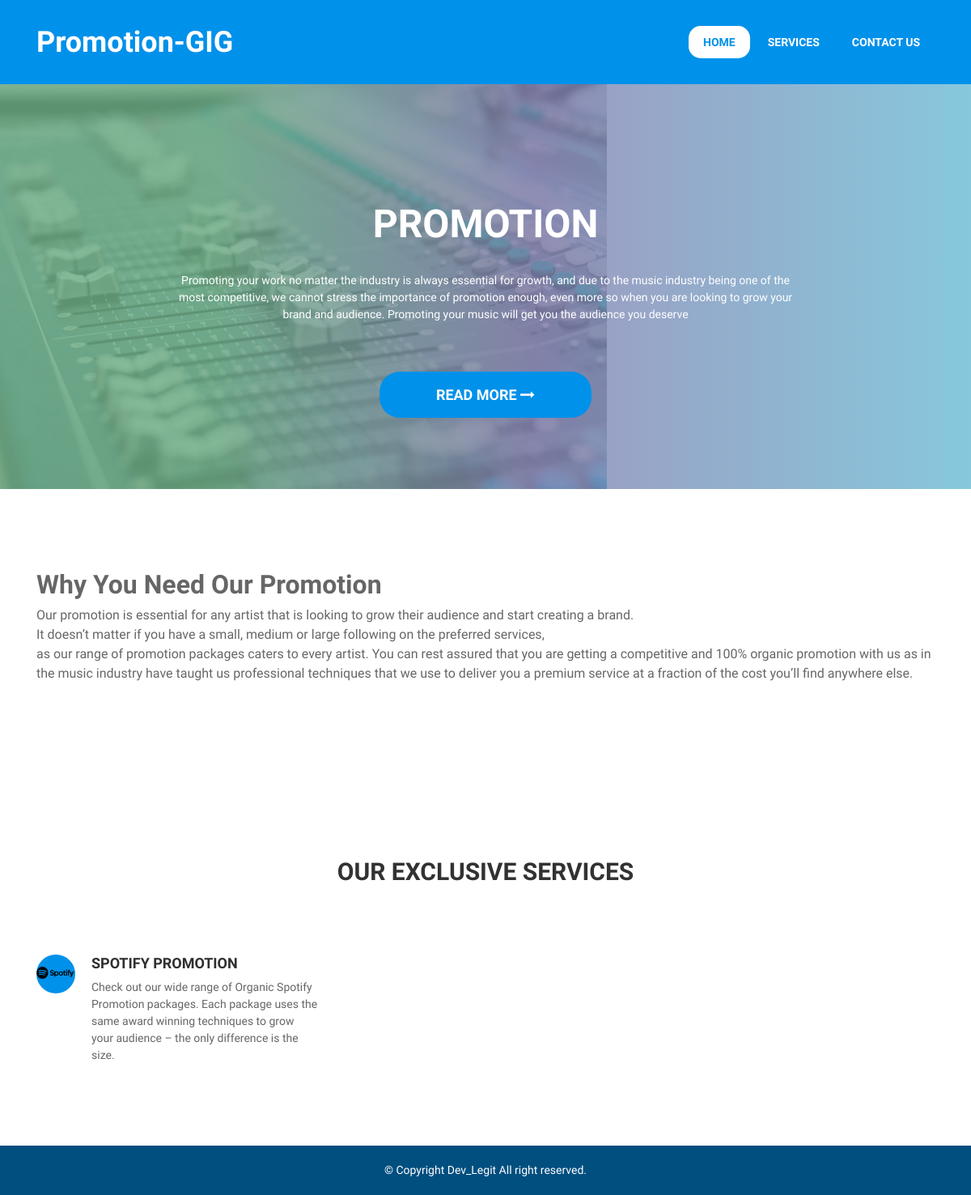
The app's page /, older data.
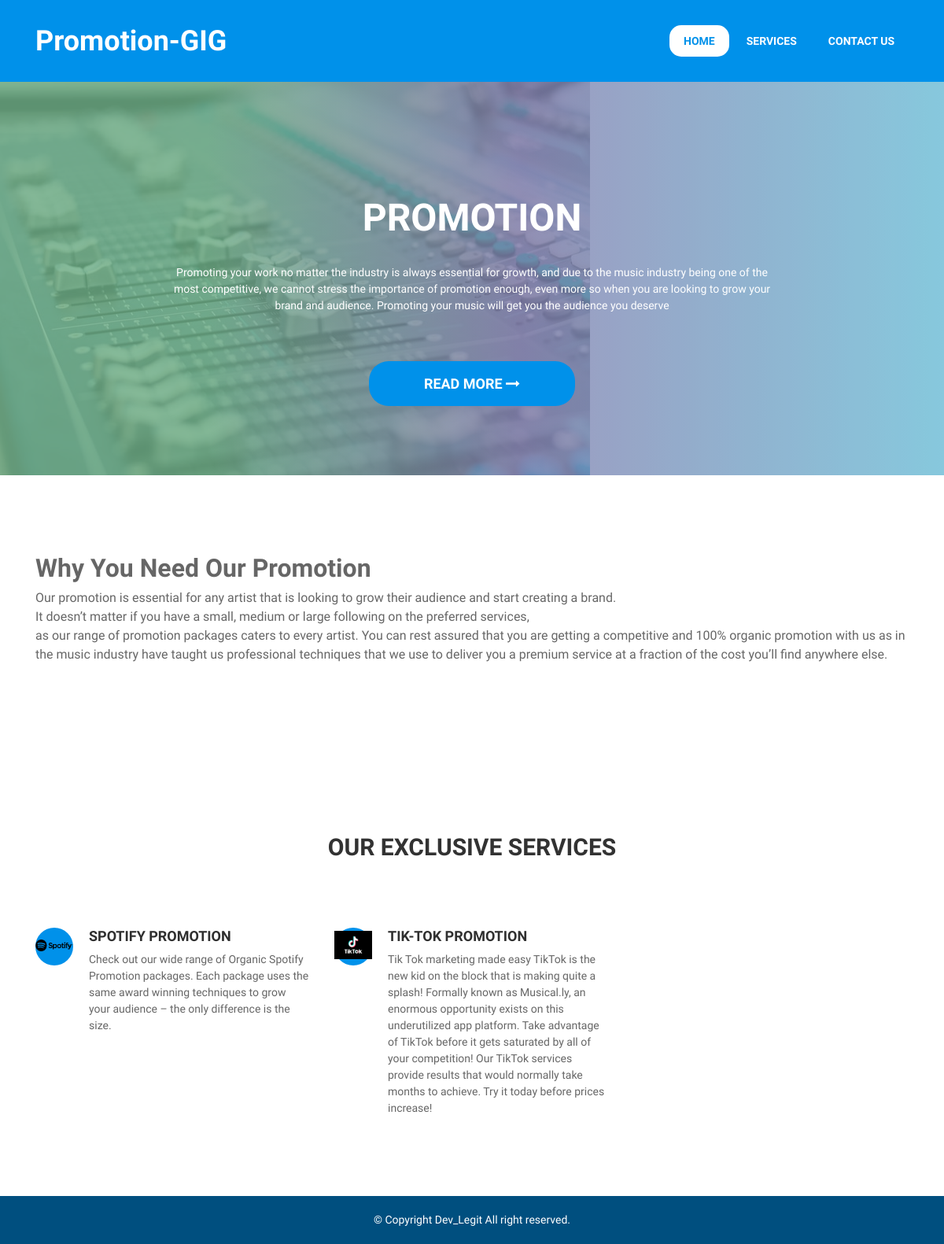
The same page, newer data.
### product/models.py (models this page shows)
class Product(models.Model):
    id = models.AutoField(primary_key=True)
    product_name = models.CharField(max_length=300)
    description = models.TextField()
    photo = models.ImageField(upload_to='static/product_photo',blank=True)
    basic_price = models.DecimalField(max_digits=6, decimal_places=2)
    standard_price = models.DecimalField(max_digits=6, decimal_places=2)
    premium_price = models.DecimalField(max_digits=6, decimal_places=2)

### pages/views.py (the view)
# urls.py: path('',HomePageView.as_view(),  name='home'),
class HomePageView(ListView):
    template_name = 'index.html'
    def get_queryset(self):
        return Product.objects.all

### templates/index.html (shortened to what this page needs)
{% load static %}
<!DOCTYPE html>
<html lang="en">
  <head>
    <link href="https://maxcdn.bootstrapcdn.com/font-awesome/4.6.3/css/font-awesome.min.css" rel="stylesheet">
    <link rel="stylesheet" href="https://maxcdn.bootstrapcdn.com/bootstrap/4.0.0-beta/css/bootstrap.min.css">
    <link href="{% static 'assets/css/slick.css' %}"  rel="stylesheet">
    <link href="{% static 'assets/css/magnific-popup.css' %}" rel="stylesheet">
    <link rel="stylesheet" type="text/css" href="https://unpkg.com/circlebars@1.0.3/dist/circle.css">
	<link href="{% static 'style.css' %}"  rel="stylesheet">
	</head>
  <body>
	<header id="mu-hero">
		<div class="container">
			<nav class="navbar navbar-expand-lg navbar-light mu-navbar">
				<a class="navbar-brand mu-logo" href="{% url 'home' %}"><span>Promotion-GIG</span></a>
			  <div class="collapse navbar-collapse" id="navbarSupportedContent">
			    <ul class="navbar-nav mr-auto mu-navbar-nav">
			      <li class="nav-item active">
			        <a href="{% url 'home' %}">Home</a>
			      </li>
				  <li class="nav-item"><a href="{% url 'service' %}">Services</a></li>
				  <li class="nav-item"><a href="mailto:Smsline2020@gmail.com">Contact Us</a></li>
			    </ul>
			  </div>
			</nav>
		</div>
	</header>
	<div id="mu-slider">
		<div class="mu-slide">
			<div class="mu-single-slide">
				<img src="{% static 'assets/images/slider-img-1.jpg' %}" alt="slider img">
				<div class="mu-single-slide-content-area">
					<div class="container">
						<div class="row">
							<div class="col-md-12">
								<div class="mu-single-slide-content">
									<h1>Promotion</h1>
									<p>Promoting your work no matter the
										industry is always essential for growth,
										 and due to the music industry being one
										  of the most competitive, we cannot stress
										   the importance of promotion enough,
											even more so when you are looking
											to grow your brand and audience.
											 Promoting your music will get you the audience you deserve</p>
									<a class="mu-primary-btn" href="#">Read more <span class="fa fa-long-arrow-right"></span></a>
								</div>
							</div>
						</div>
					</div>
				</div>
			</div>
		</div>
	</div>
	<main>
		<section id="mu-about">
			<div class="container">
				<div class="row">
					<div class="col-md-12">
						<div class="mu-about-area">
							<div class="row">
								<div class="col-md-12">
									<div class="mu-single-content">
										<h2>Why You Need Our Promotion </h2>
										<p>Our  promotion is essential for any artist that is looking to grow their  audience and start creating a brand.<br>
											 It doesn’t matter if you have a small, medium or large following on the preferred services,<br>
											  as our range of promotion packages caters to every artist.
											   You can rest assured that you are getting a competitive and 100% organic  promotion with us as
											     in the music industry have taught us professional techniques that we use to deliver you a premium service at a fraction of the cost you’ll find anywhere else.</p>
									</div>
								</div>
							</div>
						</div>
					</div>
				</div>
			</div>
		</section>
		<section id="mu-service">
			<div class="container">
				<div class="row">
					<div class="col-md-12">
						<div class="mu-service-area">
							<div class="row">
								<div class="col-md-12">
									<div class="mu-title">
										<h2>Our Exclusive Services</h2>
									</div>
								</div>
							</div>
							<div class="row">
								<div class="col-md-12">
									<div class="mu-service-content">
										<div class="row">
											{% block content %}
											{% for product in object_list %}
											<div class="col-md-4">
												<div class="mu-single-service">
													<div class="mu-single-service-icon"><i class="fa " aria-hidden="true"><img src="{{ product.photo }}"" ></i></div>
													<div class="mu-single-service-content">
														<h3><a a href="{% url 'pricing' pk=product.pk %}">{{ product.product_name }}</a></h3>
														<p>{{ product.description }}</p>
													</div>
												</div>
											</div>
											{% endfor %}
											{% endblock content %}
										</div>
									</div>
								</div>
							</div>
						</div>
					</div>
				</div>
			</div>
		</section>
<footer>
	<div class="mu-footer-bottom">
		<div class="container">
			<div class="row">
				<div class="col-md-12">
					<div class="mu-footer-bottom-area">
						<p class="mu-copy-right">&copy; Copyright Dev_Legit All right reserved.</p>
					</div>
				</div>
			</div>
		</div>
	</div>
</footer>
	</main>
  </body>
</html>

Row changes from the older to the newer data that the page shows:
added Product: photo (picture), product_name "TIK-TOK PROMOTION", description "Tik Tok marketing made easy TikTok is the new kid on the block that is making quite a splash! Formally known as Musical.ly, an enormous opportunity exists on this underutilized app platform. Take advantage of TikTok before it gets saturated by all of your competition! Our TikTok services provide results that would normally take months to achieve. Try it today before prices increase!"
